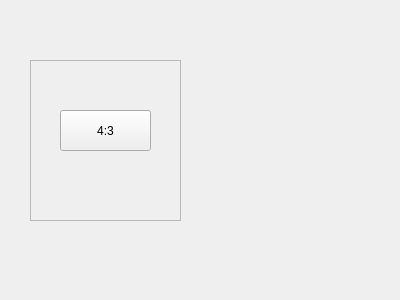
<?xml version="1.0" encoding="UTF-8"?>
<ui version="4.0">
 <class>Resize</class>
 <widget class="QWidget" name="Resize">
  <property name="geometry">
   <rect>
    <x>0</x>
    <y>0</y>
    <width>400</width>
    <height>300</height>
   </rect>
  </property>
  <property name="windowTitle">
   <string>Form</string>
  </property>
  <widget class="QFrame" name="frame">
   <property name="geometry">
    <rect>
     <x>30</x>
     <y>60</y>
     <width>151</width>
     <height>161</height>
    </rect>
   </property>
   <property name="frameShape">
    <enum>QFrame::StyledPanel</enum>
   </property>
   <property name="frameShadow">
    <enum>QFrame::Raised</enum>
   </property>
   <widget class="QPushButton" name="pushButton">
    <property name="geometry">
     <rect>
      <x>30</x>
      <y>50</y>
      <width>91</width>
      <height>41</height>
     </rect>
    </property>
    <property name="text">
     <string>4:3</string>
    </property>
   </widget>
  </widget>
 </widget>
 <resources/>
 <connections/>
</ui>
